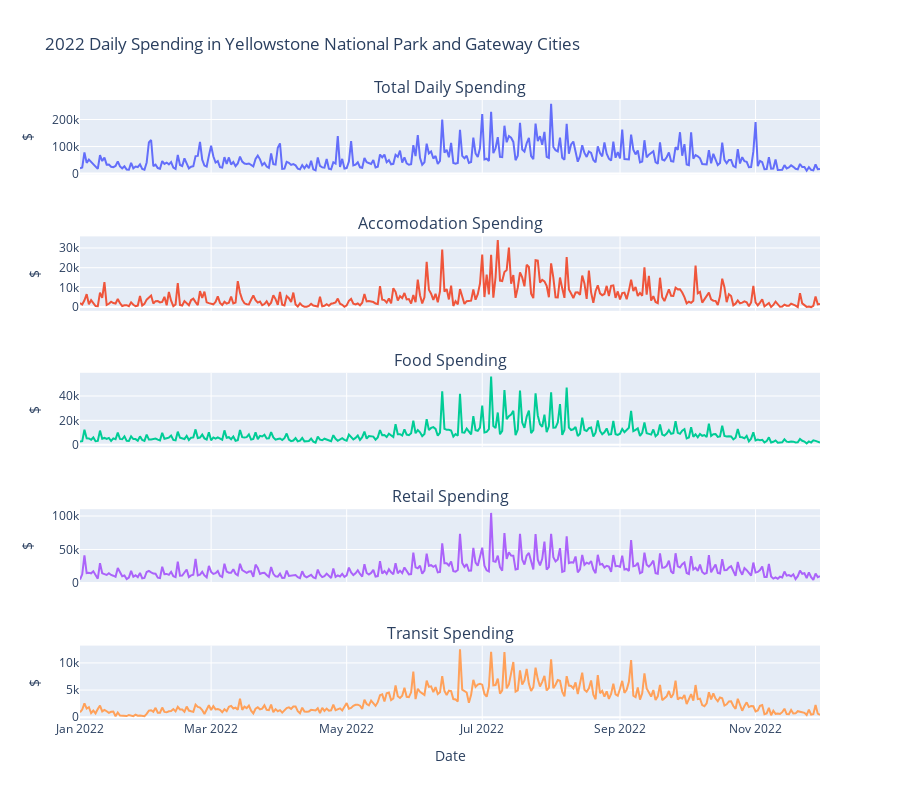

The notebook cell this image was saved under:
### Code cell
# Region Figures

import plotly.graph_objects as go
from plotly.subplots import make_subplots

region_fig = make_subplots(rows=5, cols=1, shared_xaxes=True, 
                         subplot_titles=("Total Daily Spending", 
                                         "Accomodation Spending",
                                         "Food Spending",
                                         "Retail Spending",
                                         "Transit Spending"))
line = px.line(region_spending)
region_total_chart = go.Scatter(x=line.data[0]['x'], y=line.data[0]['y'], name='Total Spending')
region_fig.add_trace(region_total_chart, row=1, col=1)
line = px.line(region_spending_hotels)
region_hotel_chart = go.Scatter(x=line.data[0]['x'], y=line.data[0]['y'], name='Accomodation Spending')
region_fig.add_trace(region_hotel_chart, row=2, col=1)
line = px.line(region_spending_food)
region_food_chart = go.Scatter(x=line.data[0]['x'], y=line.data[0]['y'], name='Food Spending')
region_fig.add_trace(region_food_chart, row=3, col=1)
line = px.line(region_spending_retail)
region_retail_chart = go.Scatter(x=line.data[0]['x'], y=line.data[0]['y'], name='Retail Spending')
region_fig.add_trace(region_retail_chart, row=4, col=1)
line = px.line(region_spending_transit)
reigon_transit_chart = go.Scatter(x=line.data[0]['x'], y=line.data[0]['y'], name='Transit Spending')
region_fig.add_trace(reigon_transit_chart, row=5, col=1)
region_fig.update_layout(showlegend=False, title_text="2022 Daily Spending in Yellowstone National Park and Gateway Cities", height=800)
region_fig.update_yaxes(title_text="$")
region_fig.update_xaxes(title_text="Date", row=5)

### Figure 1 — Plotly figure (JSON) as saved in the notebook; plotly's stock layout.template omitted (floating-point values rounded to 4 significant figures; data arrays with more than 128 entries replaced by an {"elided": "..."} marker saying what was removed)
{"data": [{"name": "Total Spending", "type": "scatter", "x": {"elided": "334 str values"}, "xaxis": "x", "y": {"elided": "334 float values"}, "yaxis": "y"}, {"name": "Accomodation Spending", "type": "scatter", "x": {"elided": "334 str values"}, "xaxis": "x2", "y": {"elided": "334 float values"}, "yaxis": "y2"}, {"name": "Food Spending", "type": "scatter", "x": {"elided": "334 str values"}, "xaxis": "x3", "y": {"elided": "334 float values"}, "yaxis": "y3"}, {"name": "Retail Spending", "type": "scatter", "x": {"elided": "334 str values"}, "xaxis": "x4", "y": {"elided": "334 float values"}, "yaxis": "y4"}, {"name": "Transit Spending", "type": "scatter", "x": {"elided": "334 str values"}, "xaxis": "x5", "y": {"elided": "334 float values"}, "yaxis": "y5"}], "layout": {"annotations": [{"font": {"size": 16}, "showarrow": false, "text": "Total Daily Spending", "x": 0.5, "xanchor": "center", "xref": "paper", "y": 1, "yanchor": "bottom", "yref": "paper"}, {"font": {"size": 16}, "showarrow": false, "text": "Accomodation Spending", "x": 0.5, "xanchor": "center", "xref": "paper", "y": 0.78, "yanchor": "bottom", "yref": "paper"}, {"font": {"size": 16}, "showarrow": false, "text": "Food Spending", "x": 0.5, "xanchor": "center", "xref": "paper", "y": 0.56, "yanchor": "bottom", "yref": "paper"}, {"font": {"size": 16}, "showarrow": false, "text": "Retail Spending", "x": 0.5, "xanchor": "center", "xref": "paper", "y": 0.34, "yanchor": "bottom", "yref": "paper"}, {"font": {"size": 16}, "showarrow": false, "text": "Transit Spending", "x": 0.5, "xanchor": "center", "xref": "paper", "y": 0.12, "yanchor": "bottom", "yref": "paper"}], "height": 800, "showlegend": false, "title": {"text": "2022 Daily Spending in Yellowstone National Park and Gateway Cities"}, "xaxis": {"anchor": "y", "domain": [0, 1], "matches": "x5", "showticklabels": false}, "xaxis2": {"anchor": "y2", "domain": [0, 1], "matches": "x5", "showticklabels": false}, "xaxis3": {"anchor": "y3", "domain": [0, 1], "matches": "x5", "showticklabels": false}, "xaxis4": {"anchor": "y4", "domain": [0, 1], "matches": "x5", "showticklabels": false}, "xaxis5": {"anchor": "y5", "domain": [0, 1], "title": {"text": "Date"}}, "yaxis": {"anchor": "x", "domain": [0.88, 1], "title": {"text": "$"}}, "yaxis2": {"anchor": "x2", "domain": [0.66, 0.78], "title": {"text": "$"}}, "yaxis3": {"anchor": "x3", "domain": [0.44, 0.56], "title": {"text": "$"}}, "yaxis4": {"anchor": "x4", "domain": [0.22, 0.34], "title": {"text": "$"}}, "yaxis5": {"anchor": "x5", "domain": [0, 0.12], "title": {"text": "$"}}}}
